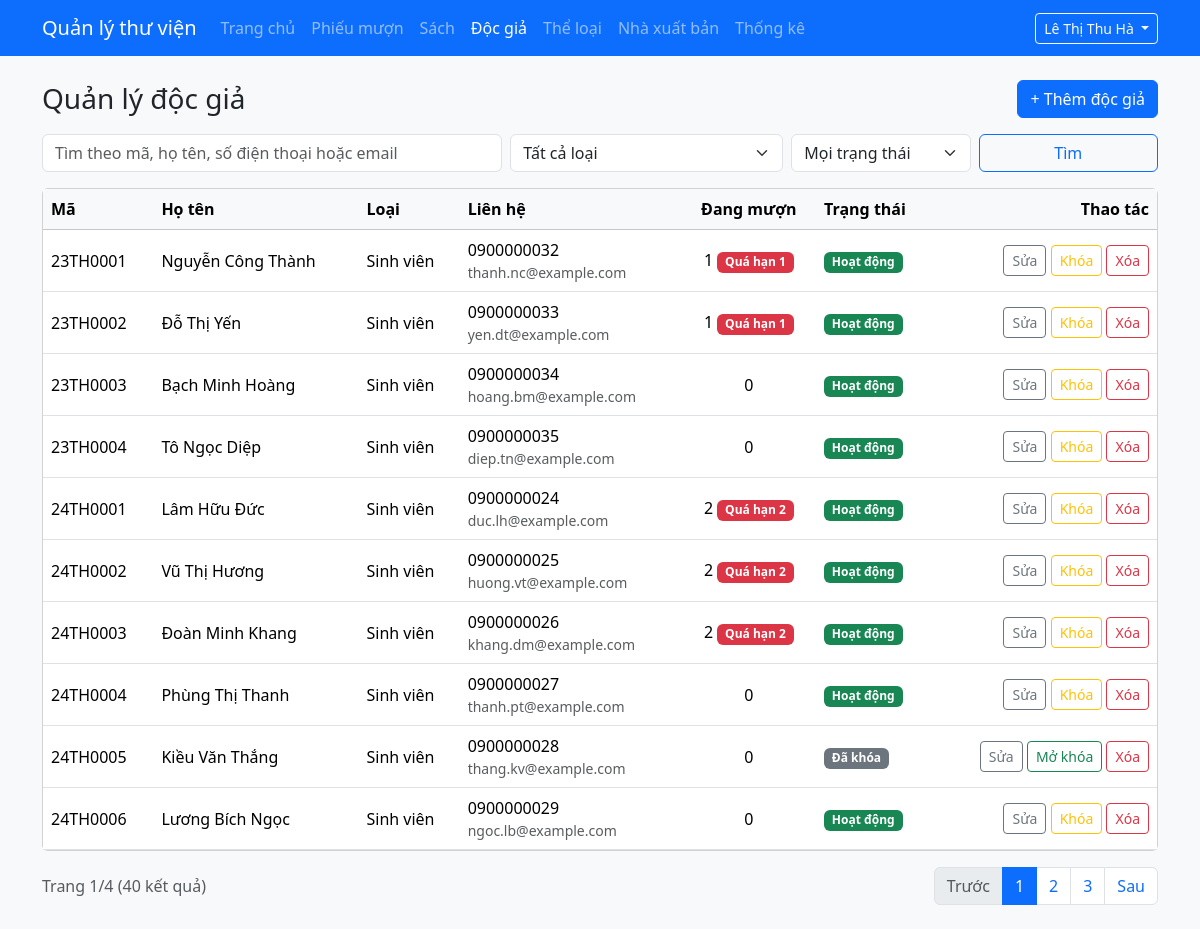
Page /admin/docgia.php (signed in) on the committed database.
### tables this page shows
CREATE TABLE docgia (
  id            INT UNSIGNED NOT NULL AUTO_INCREMENT PRIMARY KEY,
  ma_doc_gia    VARCHAR(20)  NOT NULL UNIQUE,     
  ho_ten        VARCHAR(100) NOT NULL,
  ngay_sinh     DATE         NULL,
  gioi_tinh     ENUM('nam','nu','khac') NOT NULL DEFAULT 'khac',
  dia_chi       VARCHAR(255) NULL,
  sdt           VARCHAR(15)  NULL,
  email         VARCHAR(100) NULL,
  id_loai       INT UNSIGNED NOT NULL,
  mat_khau      VARCHAR(255) NOT NULL,            
  ngay_dang_ky  DATE         NOT NULL,
  trang_thai    ENUM('hoat_dong','khoa') NOT NULL DEFAULT 'hoat_dong',
  CONSTRAINT fk_docgia_loai FOREIGN KEY (id_loai) REFERENCES loaidocgia(id)
);

CREATE TABLE loaidocgia (
  id               INT UNSIGNED NOT NULL AUTO_INCREMENT PRIMARY KEY,
  ten_loai         VARCHAR(50)  NOT NULL UNIQUE,
  so_sach_toi_da   TINYINT UNSIGNED NOT NULL,    
  so_ngay_muon     TINYINT UNSIGNED NOT NULL,    
  so_lan_gia_han   TINYINT UNSIGNED NOT NULL,    
  CHECK (so_sach_toi_da > 0),
  CHECK (so_ngay_muon > 0)
);

### includes/helpers.php (called while the page is built, shortened)
<?php
function e($chuoi): string
{
    return htmlspecialchars((string) $chuoi, ENT_QUOTES | ENT_SUBSTITUTE, 'UTF-8');
}
function layChuoiGet(string $ten): string
{
    $giaTri = $_GET[$ten] ?? '';
    return is_string($giaTri) ? trim($giaTri) : '';
}

### includes/csdl.php (called while the page is built, shortened)
<?php
function truyVan(mysqli $conn, string $sql, string $kieu = '', array $thamSo = []): mysqli_stmt
{
    $stmt = mysqli_prepare($conn, $sql);
    if ($kieu !== '') {
        mysqli_stmt_bind_param($stmt, $kieu, ...$thamSo);
    }
    mysqli_stmt_execute($stmt);
    return $stmt;
}

### admin/docgia.php (the view, shortened to what this page needs)
<?php
require_once __DIR__ . '/../includes/khoi-tao-admin.php';
$soDongMoiTrang = 10;
$tuKhoa = layChuoiGet('q');
$idLoai = filter_var(layChuoiGet('loai'), FILTER_VALIDATE_INT);
$idLoai = ($idLoai !== false && $idLoai > 0) ? $idLoai : 0;
$trangThai = layChuoiGet('trangthai');
if (!in_array($trangThai, ['hoat_dong', 'khoa'], true)) {
    $trangThai = '';
}
$pageNum = filter_var(layChuoiGet('page'), FILTER_VALIDATE_INT);
$pageNum = ($pageNum !== false && $pageNum > 0) ? $pageNum : 1;
$dieuKien = [];
$kieu     = '';
$thamSo   = [];
$menhDeWhere = count($dieuKien) > 0 ? 'WHERE ' . implode(' AND ', $dieuKien) : '';
$stmt    = truyVan($conn, "SELECT COUNT(*) FROM docgia dg $menhDeWhere", $kieu, $thamSo);
$numRows = (int) mysqli_fetch_row(mysqli_stmt_get_result($stmt))[0];
$maxPage = max(1, (int) ceil($numRows / $soDongMoiTrang));
$pageNum = min($pageNum, $maxPage);
$offset  = ($pageNum - 1) * $soDongMoiTrang;
$sql = "SELECT dg.id, dg.ma_doc_gia, dg.ho_ten, dg.sdt, dg.email, dg.trang_thai, ld.ten_loai,
               (SELECT COUNT(*)
                FROM chitietphieumuon ct
                JOIN phieumuon pm ON pm.id = ct.id_phieu_muon
                WHERE pm.id_doc_gia = dg.id AND ct.ngay_tra_thuc_te IS NULL) AS dang_muon,
               (SELECT COUNT(*)
                FROM chitietphieumuon ct
                JOIN phieumuon pm ON pm.id = ct.id_phieu_muon
                WHERE pm.id_doc_gia = dg.id AND ct.ngay_tra_thuc_te IS NULL
                  AND pm.ngay_hen_tra < CURDATE()) AS qua_han
        FROM docgia dg
        JOIN loaidocgia ld ON ld.id = dg.id_loai
        $menhDeWhere
        ORDER BY dg.ma_doc_gia
        LIMIT ? OFFSET ?";
$stmt = truyVan(
    $conn,
    $sql,
    $kieu . 'ii',
    array_merge($thamSo, [$soDongMoiTrang, $offset])
);
$dsDocGia = mysqli_fetch_all(mysqli_stmt_get_result($stmt), MYSQLI_ASSOC);
function lienKetTrang(int $page, string $tuKhoa, int $idLoai, string $trangThai): string
{
    $thamSoUrl = ['page' => $page];
    return '?' . e(http_build_query($thamSoUrl));
}
require __DIR__ . '/../includes/admin-dau.php';
?>
<div class="d-flex flex-wrap justify-content-between align-items-center mb-3 gap-2">
    <h1 class="h3 mb-0">Quản lý độc giả</h1>
    <a href="docgia-form.php" class="btn btn-primary">+ Thêm độc giả</a>
</div>
<form method="get" class="row g-2 mb-3">
    <div class="col-12 col-md-5">
        <input type="text" class="form-control" name="q" value="<?= e($tuKhoa) ?>"
               placeholder="Tìm theo mã, họ tên, số điện thoại hoặc email">
    </div>
    <div class="col-6 col-md-3">
        <select class="form-select" name="loai">
            <option value="0">Tất cả loại</option>
        </select>
    </div>
    <div class="col-6 col-md-2">
        <select class="form-select" name="trangthai">
            <option value="">Mọi trạng thái</option>
        </select>
    </div>
    <div class="col-12 col-md-2 d-grid">
        <button type="submit" class="btn btn-outline-primary">Tìm</button>
    </div>
</form>
<div class="card">
    <div class="table-responsive">
        <table class="table table-hover align-middle mb-0">
            <thead class="table-light">
                <tr>
                    <th>Mã</th>
                    <th>Họ tên</th>
                    <th>Loại</th>
                    <th>Liên hệ</th>
                    <th class="text-center">Đang mượn</th>
                    <th>Trạng thái</th>
                    <th class="text-end">Thao tác</th>
                </tr>
            </thead>
            <tbody>
            <?php foreach ($dsDocGia as $docGia): ?>
                <tr>
                    <td><?= e($docGia['ma_doc_gia']) ?></td>
                    <td><?= e($docGia['ho_ten']) ?></td>
                    <td><?= e($docGia['ten_loai']) ?></td>
                    <td>
                        <?= e($docGia['sdt'] ?? '') ?>
                        <?php if ($docGia['email'] !== null && $docGia['email'] !== ''): ?>
                            <div class="small text-muted"><?= e($docGia['email']) ?></div>
                        <?php endif; ?>
                    </td>
                    <td class="text-center">
                        <?= (int) $docGia['dang_muon'] ?>
                        <?php if ((int) $docGia['qua_han'] > 0): ?>
                            <span class="badge text-bg-danger">Quá hạn <?= (int) $docGia['qua_han'] ?></span>
                        <?php endif; ?>
                    </td>
                    <td>
                        <?php if ($docGia['trang_thai'] === 'hoat_dong'): ?>
                            <span class="badge text-bg-success">Hoạt động</span>
                        <?php else: ?>
                            <span class="badge text-bg-secondary">Đã khóa</span>
                        <?php endif; ?>
                    </td>
                    <td class="text-end text-nowrap">
                        <a href="docgia-form.php?id=<?= (int) $docGia['id'] ?>" class="btn btn-sm btn-outline-secondary">Sửa</a>
                        <form method="post" action="docgia-khoa.php" class="d-inline">
                            <?php if ($docGia['trang_thai'] === 'hoat_dong'): ?>
                                <button type="submit" class="btn btn-sm btn-outline-warning">Khóa</button>
                            <?php else: ?>
                                <button type="submit" class="btn btn-sm btn-outline-success">Mở khóa</button>
                            <?php endif; ?>
                        </form>
                        <form method="post" action="docgia-xoa.php" class="d-inline"
                              onsubmit="return confirm('Xóa độc giả này?');">
                            <button type="submit" class="btn btn-sm btn-outline-danger">Xóa</button>
                        </form>
                    </td>
                </tr>
            <?php endforeach; ?>
            </tbody>
        </table>
    </div>
</div>
<div class="d-flex flex-wrap justify-content-between align-items-center mt-3 gap-2">
    <div class="text-muted">Trang <?= $pageNum ?>/<?= $maxPage ?> (<?= $numRows ?> kết quả)</div>
    <?php if ($maxPage > 1): ?>
    <nav aria-label="Phân trang">
        <ul class="pagination mb-0">
            <li class="page-item<?= $pageNum <= 1 ? ' disabled' : '' ?>">
                <a class="page-link" href="<?= lienKetTrang(max(1, $pageNum - 1), $tuKhoa, $idLoai, $trangThai) ?>">Trước</a>
            </li>
            <?php for ($i = max(1, $pageNum - 2); $i <= min($maxPage, $pageNum + 2); $i++): ?>
                <li class="page-item<?= $i === $pageNum ? ' active' : '' ?>">
                    <a class="page-link" href="<?= lienKetTrang($i, $tuKhoa, $idLoai, $trangThai) ?>"><?= $i ?></a>
                </li>
            <?php endfor; ?>
            <li class="page-item<?= $pageNum >= $maxPage ? ' disabled' : '' ?>">
                <a class="page-link" href="<?= lienKetTrang(min($maxPage, $pageNum + 1), $tuKhoa, $idLoai, $trangThai) ?>">Sau</a>
            </li>
        </ul>
    </nav>
    <?php endif; ?>
</div>
<?php require __DIR__ . '/../includes/admin-cuoi.php'; ?>

### rows in the picture
docgia: ma_doc_gia "23TH0001", ho_ten "Nguyễn Công Thành", id_loai.ten_loai "Sinh viên", sdt "0900000032", email "thanh.nc@example.com", dang_muon "1", qua_han "1", trang_thai "Hoạt động"
docgia: ma_doc_gia "23TH0002", ho_ten "Đỗ Thị Yến", id_loai.ten_loai "Sinh viên", sdt "0900000033", email "yen.dt@example.com", dang_muon "1", qua_han "1", trang_thai "Hoạt động"
docgia: ma_doc_gia "23TH0003", ho_ten "Bạch Minh Hoàng", id_loai.ten_loai "Sinh viên", sdt "0900000034", email "hoang.bm@example.com", dang_muon "0", trang_thai "Hoạt động"
docgia: ma_doc_gia "23TH0004", ho_ten "Tô Ngọc Diệp", id_loai.ten_loai "Sinh viên", sdt "0900000035", email "diep.tn@example.com", dang_muon "0", trang_thai "Hoạt động"
docgia: ma_doc_gia "24TH0001", ho_ten "Lâm Hữu Đức", id_loai.ten_loai "Sinh viên", sdt "0900000024", email "duc.lh@example.com", dang_muon "2", qua_han "2", trang_thai "Hoạt động"
docgia: ma_doc_gia "24TH0002", ho_ten "Vũ Thị Hương", id_loai.ten_loai "Sinh viên", sdt "0900000025", email "huong.vt@example.com", dang_muon "2", qua_han "2", trang_thai "Hoạt động"
docgia: ma_doc_gia "24TH0003", ho_ten "Đoàn Minh Khang", id_loai.ten_loai "Sinh viên", sdt "0900000026", email "khang.dm@example.com", dang_muon "2", qua_han "2", trang_thai "Hoạt động"
docgia: ma_doc_gia "24TH0004", ho_ten "Phùng Thị Thanh", id_loai.ten_loai "Sinh viên", sdt "0900000027", email "thanh.pt@example.com", dang_muon "0", trang_thai "Hoạt động"
docgia: ma_doc_gia "24TH0005", ho_ten "Kiều Văn Thắng", id_loai.ten_loai "Sinh viên", sdt "0900000028", email "thang.kv@example.com", dang_muon "0", trang_thai "Đã khóa"
docgia: ma_doc_gia "24TH0006", ho_ten "Lương Bích Ngọc", id_loai.ten_loai "Sinh viên", sdt "0900000029", email "ngoc.lb@example.com", dang_muon "0", trang_thai "Hoạt động"

### other values in the picture
$nhanVien['ho_ten'] "Lê Thị Thu Hà"
$pageNum "1"
$maxPage "4"
$numRows "40"
